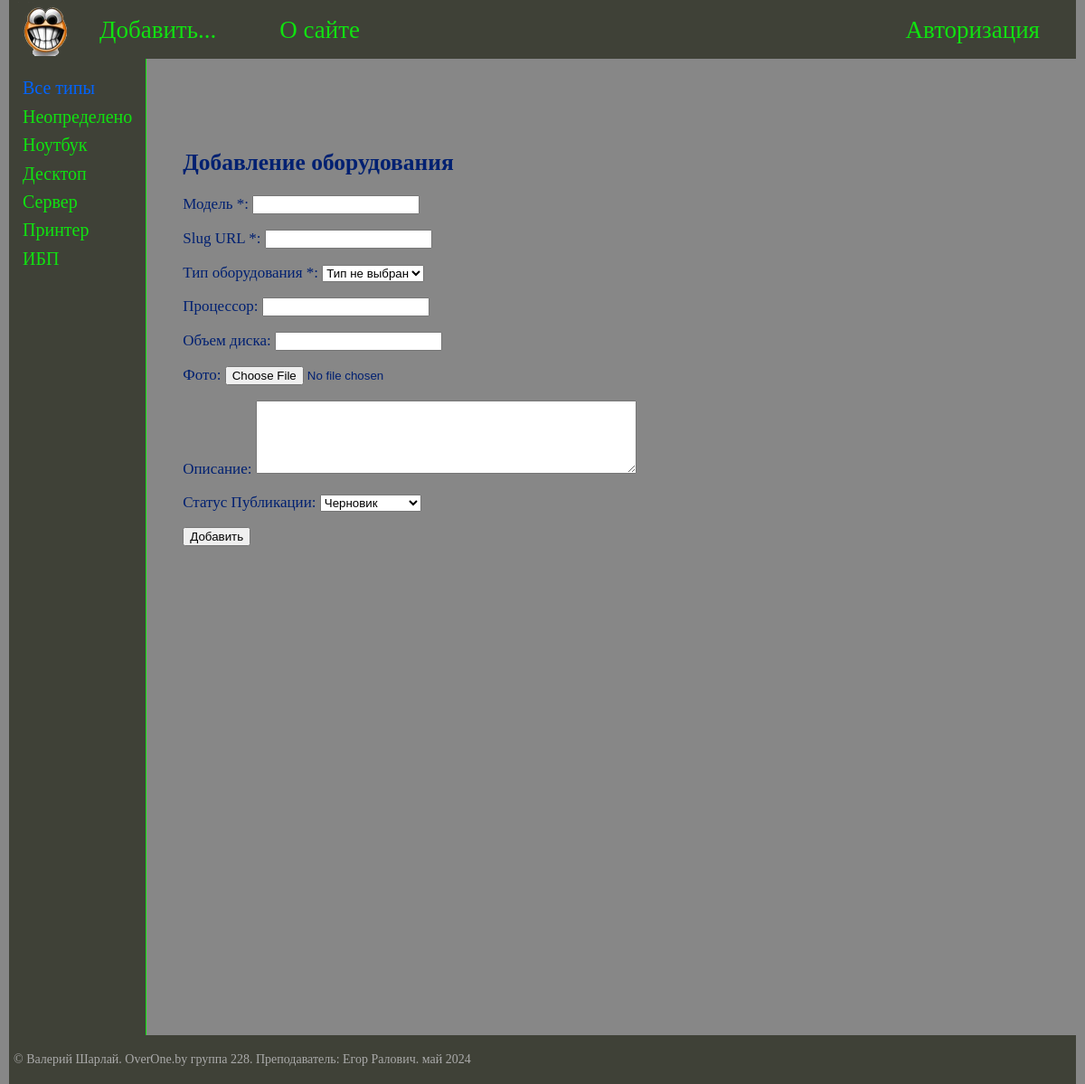
Screenshot of /add/ with the database file from the repository.
### xmainsite/models.py (models this page shows)
class PcType(models.Model):
    pctype_name = models.CharField(max_length=100, db_index=True)
    pctype_slug = models.SlugField(max_length=255, unique=True, db_index=True)
    def __str__(self):
        return self.pctype_name
    def get_absolute_url(self):
        return reverse('pctype', kwargs={'pctype_slug': self.pctype_slug})

### xmainsite/views.py (the view)
# urls.py: path('add/', views.PcAdd.as_view(), name='pcadd'),
class PcAdd(DataMixin, CreateView):
    form_class = PcAddForm
    template_name = 'xmainsite/addpc.html'
    title_page = 'Добавление оборудования'

### xmainsite/forms.py (shortened to what this page needs)
class PcAddForm(forms.ModelForm):
    pc_type = forms.ModelChoiceField(queryset=PcType.objects.all(), empty_label="Тип не выбран", label="Тип оборудования *")
    class Meta:
        model = PcBase
        fields = ['pc_model', 'pc_slug', 'pc_type', 'pc_cpu', 'pc_disk_size', 'pc_photo', 'pc_about', 'pc_pub']
        widgets = {
            'title': forms.TextInput(attrs={'class': 'form-input'}),
            'pc_about': forms.Textarea(attrs={'cols': 50, 'rows': 5}),
        }

### xmainsite/templatetags/xms_tags.py (called while the page is built)
@register.inclusion_tag('xmainsite/type_list.html')
def show_types(type_selected=0):
    types = PcType.objects.all()
    return {'types': types, 'type_selected': type_selected}

### xmainsite/templates/xmainsite/addpc.html (shortened to what this page needs)
{% extends 'base.html' %}
{% block content %}
<h2>{{ title }}</h2>
<form action="" method="post" enctype="multipart/form-data">
    {{ form.as_p }}
    <p><button type="submit">Добавить</button></p>
</form>
{% endblock %}

### xmainsite/templates/xmainsite/type_list.html
{% for t in types %}
    {% if t.id == type_selected %}
        <li class="selected">{{t.pctype_name}}</li>
    {% else %}
        <li><a href="{{ t.get_absolute_url }}">{{t.pctype_name}}</a></li>
    {% endif %}
{% endfor %}

### xmainsite/static/xmainsite/css/styles.css (style rules this page uses)
html, body { margin: 0 auto; padding: 0; height: 100%; width: min(1920px, 100% - 10px); box-sizing: border-box; background: #878787; }
a { color: #00d0ff; text-decoration: none; }
.left_menu ul li { margin: 7% 0; color: #999; }
.left_menu ul li a { color: #10e210; text-decoration: none; }

### rows the page displays
PcType: pctype_name "Неопределено"
PcType: pctype_name "Ноутбук"
PcType: pctype_name "Десктоп"
PcType: pctype_name "Сервер"
PcType: pctype_name "Принтер"
PcType: pctype_name "ИБП"

### other values shown
{{ m.title }} "Добавить..." "О сайте" "Авторизация"
{{ title }} "Добавление оборудования"
